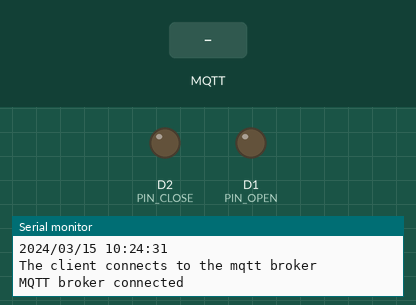
The program below on a simulated ESP8266 (NodeMCU). On the bench: output pins drawn as LEDs (lit = HIGH), the last lines printed to the serial monitor. The inputs (shaded band) are chosen by the test bench. WiFi joins after 1.5 s; servers stay silent unless stated; the local clock reads 2024-03-15 10:24:30 at power-on unless the program sets it; random numbers use the default seed unless the program sets one; no MQTT or app messages arrive unless stated.

Above: at 2.7 s.
2.8 s: MQTT message "OPEN" arrives on the first subscribed topic
At 3.6 s:
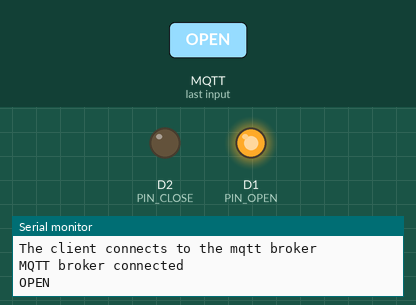
5.3 s: MQTT message "CLOSE" arrives on the first subscribed topic
At 6.1 s:
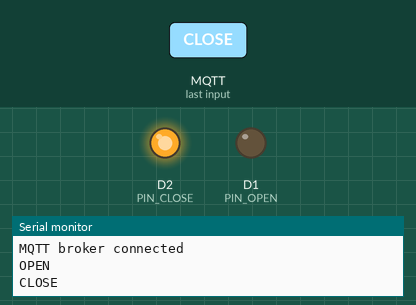
Timing chart, 0 to 8.3 s (numbered marks = the images above; inputs shaded):
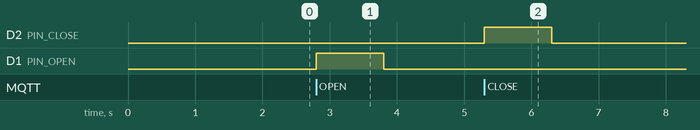

The program:

main.cpp
```cpp
#include <Arduino.h>

#define PIN_OPEN D1
#define PIN_CLOSE D2

#include <ESP8266WiFi.h>
#include <WiFiClientSecure.h>
#include <PubSubClient.h>

const char* ssid = "YOUR WIFI SSID";
const char* password= "YOUR WIFI PASSWORD";

const char* mqtt_broker = "BROKER URL";
const char* mqtt_topic = "MQTT TOPIC";
const char* mqtt_keepAlive_topic = "MQTT TOPIC FOR KEEP ALIVE";
const char* mqtt_username = "MQTT BROKER USERNAME";
const char* mqtt_password = "MQTT BROKER PASSWORD";
const int mqtt_port = 8883;
const int mqtt_KeepAlive = 1000*20;
const char* ntpServer = "pool.ntp.org";
const short DOOR_OPENS = 1;
const short DOOR_CLOSES = 2;
bool e_OPEN = 0;
bool e_CLOSE = 0;

const char* ca_cert = R"(
YOUR ROOT CERTIFICATE
)";

unsigned int currentMillis;
unsigned int lastMQTTkeepAlive = 0;
unsigned int eventStartedMillis = 0;
short state;
String mqttMessage;

void mqttCallback(char *topic, byte *payload, unsigned int length);
void connectMQTT();
void autoReconnect();
void setClock();
void mqttKeepAlive();
void events();
void eventHandler();

WiFiClientSecure wifiSecClient;
PubSubClient mqttClient(wifiSecClient);

void setup() {
  pinMode(PIN_OPEN, OUTPUT);
  pinMode(PIN_CLOSE, OUTPUT);

  Serial.begin(115200);

  WiFi.begin(ssid, password);

  while(WiFi.status() != WL_CONNECTED) {
    delay(500);
    Serial.print(".");
  }

  Serial.println("WiFi connected");
  Serial.println(WiFi.localIP());

  Serial.print("Setting time from NTP-Server");


  configTime(0, 0, "pool.ntp.org");  // UTC
  setClock();  // Wait for time synchronization

  Serial.println("");

  wifiSecClient.setTrustAnchors(new BearSSL::X509List(ca_cert));
  //wifiSecClient.setInsecure();

  mqttClient.setServer(mqtt_broker, mqtt_port);
  mqttClient.setCallback(mqttCallback);
  mqttClient.setSocketTimeout(500);
  mqttClient.setKeepAlive(30);

  connectMQTT();
  mqttClient.subscribe(mqtt_topic);

}

void loop() {
  currentMillis = millis();
  mqttKeepAlive();
  autoReconnect();
  mqttClient.loop();
  events();
  eventHandler();
}

void events() {

  if(state == 0) {
    if(mqttMessage == "OPEN") {
      e_OPEN = true;
      state = DOOR_OPENS;
    }

    if(mqttMessage == "CLOSE") {
    e_CLOSE = true;
    state = DOOR_CLOSES;

    }
  }
  mqttMessage = "";
}

void eventHandler() {
  if(e_OPEN || e_CLOSE) {
    eventStartedMillis = currentMillis;
    if(state == DOOR_OPENS) {
      digitalWrite(PIN_CLOSE, LOW);
      digitalWrite(PIN_OPEN, HIGH);
    }
    if(state == DOOR_CLOSES) {
      digitalWrite(PIN_OPEN, LOW);
      digitalWrite(PIN_CLOSE, HIGH);
    }
  }

  if(currentMillis - eventStartedMillis > 1000) {
    state = 0;
  }

  //Activate relais for 1s

  if(state == 0) {
      digitalWrite(PIN_OPEN, LOW);
      digitalWrite(PIN_CLOSE, LOW);
  }

  e_OPEN = false;
  e_CLOSE = false;
}

void autoReconnect() {

//Wifi reconnect:
if(WiFi.status() != WL_CONNECTED) {
    Serial.println("WiFi connection lost, trying to reconnect...");
    WiFi.disconnect();
    WiFi.begin(ssid, password);
  while(WiFi.status() != WL_CONNECTED) {
    Serial.print(".");
    delay(300);
  }
  Serial.println("Successfully reconnected");
}

//MQTT reconnect:
//MQTT reconnect waits until WiFi is reconnected

  if(!mqttClient.connected()) {
    Serial.println("MQTT-Connection lost, reconnecting...");
    String clientId = "YOUR CLIENT ID-";  // Create a random client ID
    clientId += String(random(0xffff), HEX);
      if (mqttClient.connect(clientId.c_str(), mqtt_username, mqtt_password)) {
    mqttClient.subscribe(mqtt_topic);
    Serial.println("MQTT broker connected");
    } else {
      Serial.print("failed with state ");
      Serial.print(mqttClient.state());
      delay(5000);
    }
  }
}

void connectMQTT() {
  while(!mqttClient.connected()) {
  String clientId = "YOUR CLIENT ID-";  // Create a random client ID
  clientId += String(random(0xffff), HEX);

  Serial.print("The client connects to the mqtt broker\n");

  if (mqttClient.connect(clientId.c_str(), mqtt_username, mqtt_password)) {
    Serial.println("MQTT broker connected");
    } else {
      Serial.print("failed with state ");
      Serial.print(mqttClient.state());
      delay(5000);
    }
  }
}

  void mqttCallback(char* topic, byte* payload, unsigned int length) {
    String messageTemp;
    for(int i = 0; i < length; i++) {
      messageTemp += (char)payload[i];
    }
    mqttMessage = messageTemp;
    Serial.println(mqttMessage);
}

//Send MQTT keepAlive to a topic so that the broker connection does not timeout
void mqttKeepAlive() {
  if(currentMillis - lastMQTTkeepAlive > mqtt_KeepAlive) {
  mqttClient.publish(mqtt_keepAlive_topic, "keepAlive");
  lastMQTTkeepAlive = currentMillis;
  }
}

//set NTP time

void setClock() {
  time_t now = time(nullptr);
  while (now < 8 * 3600 * 2) {
    delay(500);
    Serial.print(".");
    now = time(nullptr);
  }
  struct tm timeinfo;
  gmtime_r(&now, &timeinfo);
  char buffer[20];
  strftime(buffer, sizeof(buffer), "%Y/%m/%d %H:%M:%S", &timeinfo);
  Serial.println("Time initally set to: ");
  Serial.println(buffer);
}
```

Measured:
- after the input at 2.8 s, D1 (PIN_OPEN): LOW → HIGH at once, → LOW 1.0 s later
- after the input at 5.3 s, D2 (PIN_CLOSE): LOW → HIGH at once, → LOW 1.0 s later
